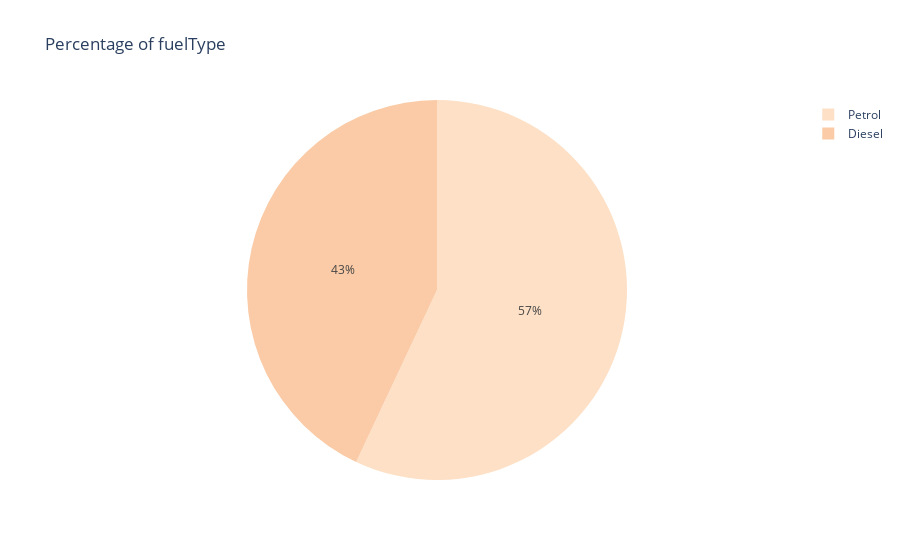

The notebook cell saved with this chart:
### Code cell
fig = px.pie(df_ft,
            names='fuelType',
            values='jumlah',
            title='Percentage of fuelType',
            color_discrete_sequence=px.colors.sequential.Peach
            )
fig.show()

### Figure 1 — Plotly figure (JSON) as saved in the notebook; plotly's stock layout.template omitted (floating-point values rounded to 4 significant figures)
{"data": [{"domain": {"x": [0, 1], "y": [0, 1]}, "hovertemplate": "fuelType=%{label}<br>jumlah=%{value}<extra></extra>", "labels": ["Diesel", "Petrol"], "legendgroup": "", "name": "", "showlegend": true, "type": "pie", "values": [45177, 59874]}], "layout": {"legend": {"tracegroupgap": 0}, "piecolorway": ["rgb(253, 224, 197)", "rgb(250, 203, 166)", "rgb(248, 181, 139)", "rgb(245, 158, 114)", "rgb(242, 133, 93)", "rgb(239, 106, 76)", "rgb(235, 74, 64)"], "title": {"text": "Percentage of fuelType"}}}
